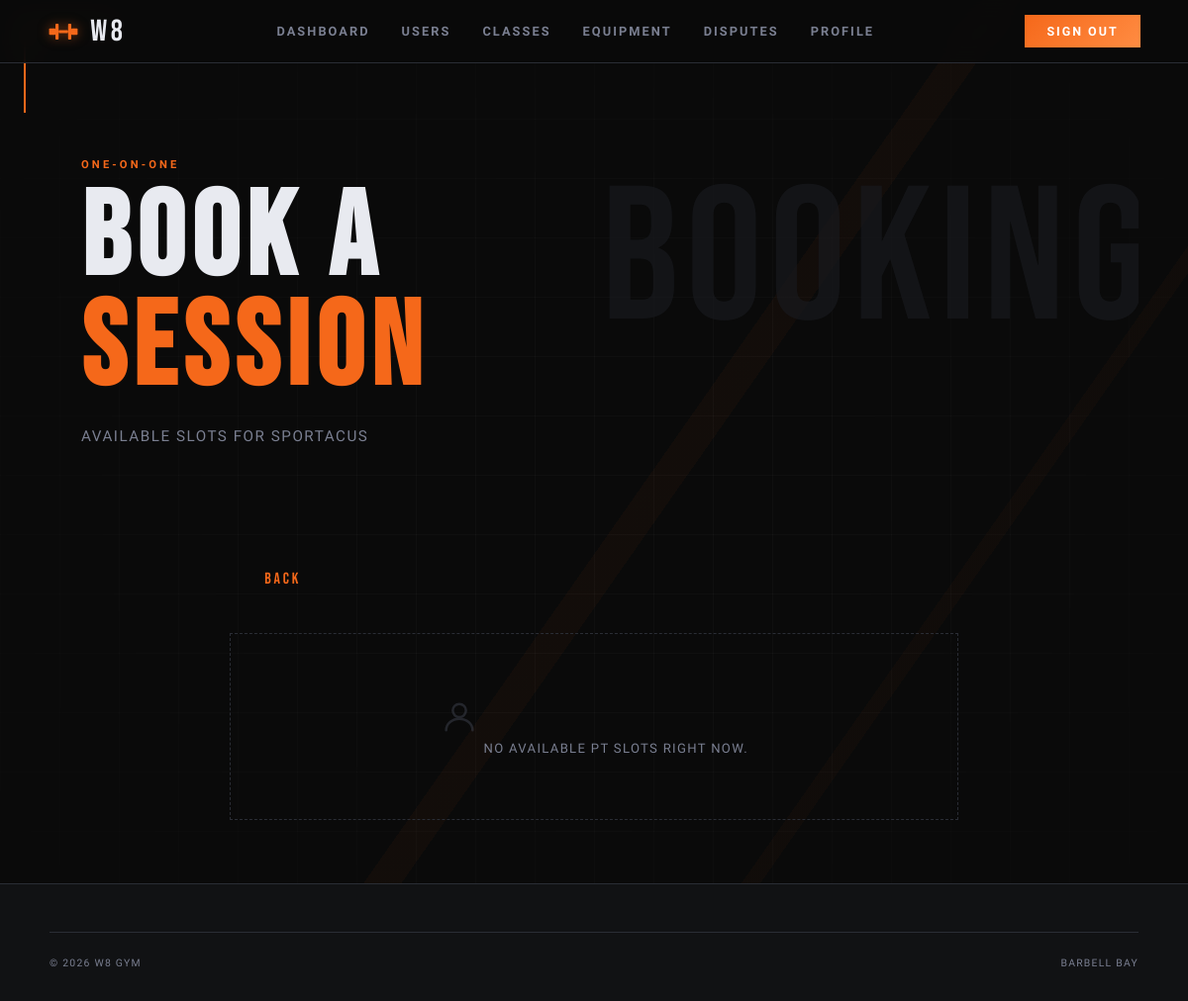
The page /pages/pt_bookings.php?trainer_id=3 (signed in) on the database as committed earlier.
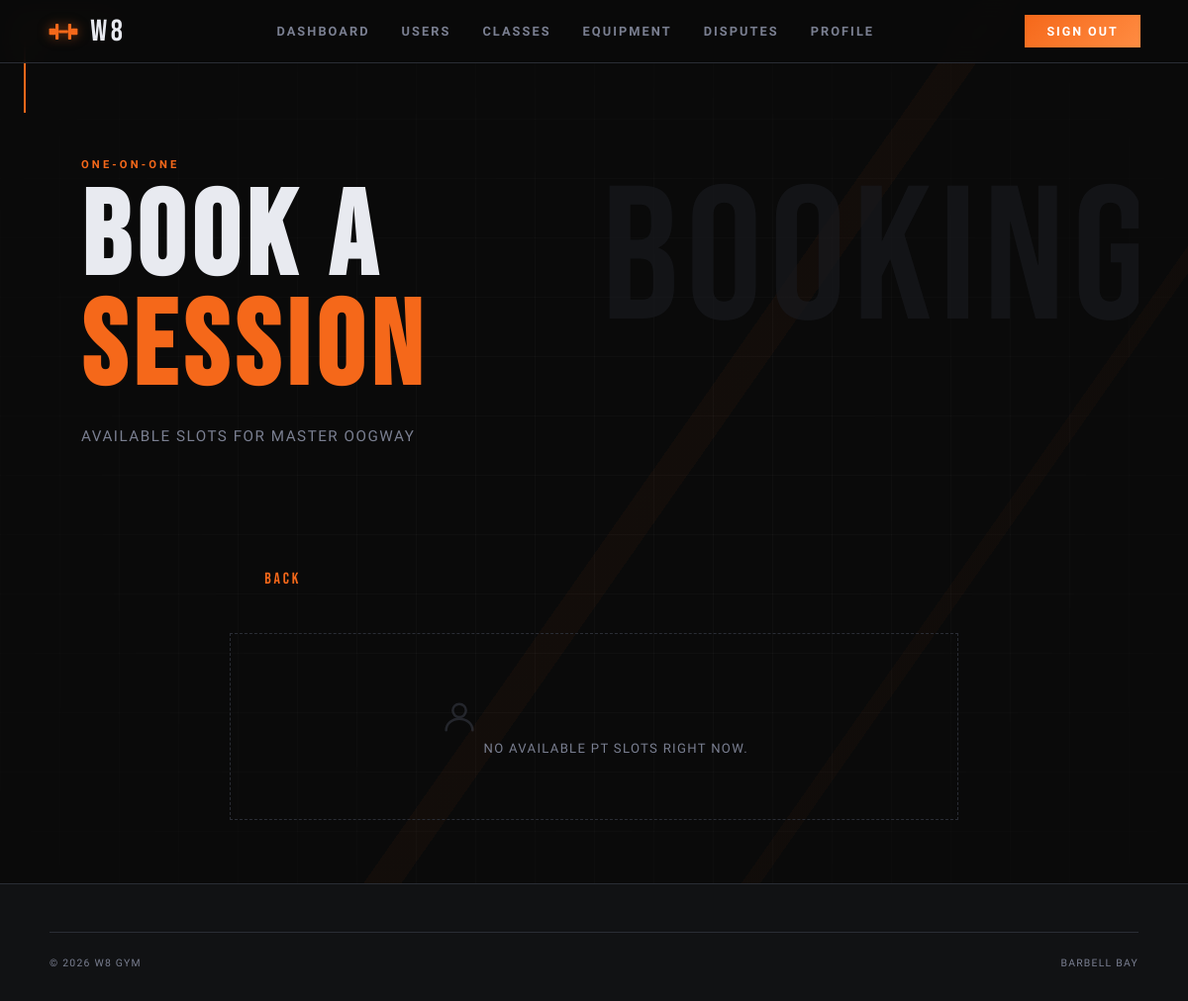
The same page on the database as committed later.
### tables this page shows
CREATE TABLE trainer_profiles (
  user_id          INTEGER PRIMARY KEY,
  bio              TEXT    DEFAULT NULL,
  specialty        TEXT    DEFAULT NULL
                           CHECK (specialty IN (
                             'strength','cardio','yoga',
                             'crossfit','pilates','martial_arts','nutrition'
                           ) OR specialty IS NULL),
  certifications   TEXT    DEFAULT NULL,
  years_experience INTEGER DEFAULT 0,
  FOREIGN KEY (user_id) REFERENCES users(id) ON DELETE CASCADE
);

CREATE TABLE users (
  id             INTEGER PRIMARY KEY AUTOINCREMENT,
  username       TEXT    NOT NULL UNIQUE,
  email          TEXT    NOT NULL UNIQUE,
  password_hash  TEXT    NOT NULL,
  first_name     TEXT    NOT NULL,
  last_name      TEXT    NOT NULL,
  phone          TEXT    DEFAULT NULL,
  date_of_birth  TEXT    DEFAULT NULL,   -- ISO-8601: YYYY-MM-DD
  photo_path     TEXT    DEFAULT NULL,   -- stored relative path
  role           TEXT    NOT NULL DEFAULT 'member'
                         CHECK (role IN ('member','trainer','admin')),
  is_active      INTEGER NOT NULL DEFAULT 1,
  created_at     TEXT    NOT NULL DEFAULT (datetime('now')),
  updated_at     TEXT    NOT NULL DEFAULT (datetime('now'))
  -- NOTE: update updated_at via UPDATE trigger or in application code
);

### config/session.php (called while the page is built, shortened)
<?php
function current_user(): ?array {
    return $_SESSION['user'] ?? null;
}
function require_login(string $redirect = '../pages/sign_in.php'): array {
    $user = current_user();
    return $user;
}

### pages/pt_bookings.php (the view, shortened to what this page needs)
<?php
require_once __DIR__ . '/../config/session.php';
$user = require_login();
$db = get_db();
$role = $user['role'];
$trainer_id = (int)($_GET['trainer_id'] ?? 0);
$trainer = null;
$slots = [];
$back_href = 'trainers.php';
if ($trainer_id > 0) {
    $stmt = $db->prepare('SELECT users.id, first_name, last_name, photo_path, specialty FROM users LEFT JOIN trainer_profiles ON users.id = trainer_profiles.user_id WHERE users.id = ? AND role = "trainer"');
    $stmt->execute([$trainer_id]);
    $trainer = $stmt->fetch();
    if ($trainer) {
        $back_href = 'trainer_profile.php?id=' . $trainer['id'];
        $stmt2 = $db->prepare(
            'SELECT pa.id, pa.start_time, pa.end_time, pa.is_booked,
                    u.first_name, u.last_name
             FROM pt_availability pa
             JOIN users u ON u.id = pa.trainer_id
             WHERE pa.trainer_id = ?
               AND pa.is_booked = 0
               AND pa.start_time > datetime("now")
             ORDER BY pa.start_time ASC'
        );
        $stmt2->execute([$trainer_id]);
        $slots = $stmt2->fetchAll();
    }
}
?>
<!doctype html>
<html lang="en">
<head>
  <link rel="stylesheet" href="../css/base.css">
  <link rel="stylesheet" href="../css/components.css">
  <link rel="stylesheet" href="../css/trainers.css">
</head>
<body>
  <div class="bg-fixed bg-grid"></div>
  <div class="bg-fixed bg-diagonal"></div>
  <span class="corner corner--tl"></span>
  <?php $current_page = 'trainers'; require_once __DIR__ . '/../includes/nav.php'; ?>
  <main>
    <header class="page-header">
      <div class="page-header__inner">
        <div class="tag">One-on-One</div>
        <h1 class="page-header__title">Book a<br><span>Session</span></h1>
        <?php if ($trainer): ?>
          <p class="page-header__sub">Available slots for <?= htmlspecialchars($trainer['first_name'] . ' ' . $trainer['last_name'], ENT_QUOTES, 'UTF-8') ?></p>
        <?php else: ?>
          <p class="page-header__sub">Available PT slots from all trainers.</p>
        <?php endif; ?>
      </div>
      <div class="page-header__deco">BOOKING</div>
    </header>
    <section class="trainers-layout" style="padding-top: 2rem; max-width: 800px; margin: 0 auto;">
      <?php if ($trainer_id > 0 && !$trainer): ?>
        <div class="trainers-empty">
          Trainer not found. <a href="trainers.php" style="color: var(--accent);">Return to Trainers</a>
        </div>
      <?php else: ?>
        <div style="margin-bottom: 2rem;">
          <a href="<?= htmlspecialchars($back_href, ENT_QUOTES, 'UTF-8') ?>" class="btn btn-secondary">Back</a>
        </div>
        <?php if (empty($slots)): ?>
          <div class="trainers-empty">
            <svg class="trainers-empty__icon" viewBox="0 0 24 24" fill="none">
              <circle cx="12" cy="8" r="4" stroke="currentColor" stroke-width="1.5"/>
              <path d="M4 20c0-4 3.582-7 8-7s8 3 8 7" stroke="currentColor" stroke-width="1.5" stroke-linecap="round"/>
            </svg>
            No available PT slots right now.
          </div>
        <?php endif; ?>
      <?php endif; ?>
    </section>
  </main>
  <footer>
    <div class="footer-inner">
      <div class="footer-bottom">
        <span>&copy; 2026 W8 Gym</span>
        <span>Barbell Bay</span>
      </div>
    </div>
  </footer>
</body>
</html>

### includes/nav.php (shortened to what this page needs)
<?php
$current_page = $current_page ?? '';
$role = $role ?? null;
$base_path = $base_path ?? '../';
$is_active = function($page) use ($current_page) {
    return $current_page === $page ? 'nav-link--active' : '';
};
?>
<nav>
  <a href="<?= $base_path ?>index.php" class="nav-brand">
    <span>W8</span>
  </a>
  <div class="nav-links">
    <?php if ($role): ?>
      <a href="<?= $base_path ?>pages/dashboard.php" class="<?= $is_active('dashboard') ?>">Dashboard</a>
    <?php endif; ?>
    <?php if ($role === 'member'): ?>
      <a href="<?= $base_path ?>pages/equipment.php" class="<?= $is_active('equipment') ?>">Equipment</a>
      <a href="<?= $base_path ?>pages/trainers.php" class="<?= $is_active('trainers') ?>">Trainers</a>
    <?php elseif ($role === 'trainer'): ?>
      <a href="<?= $base_path ?>pages/my_schedule.php" class="<?= $is_active('my_schedule') ?>">My Schedule</a>
      <a href="<?= $base_path ?>pages/my_roster.php" class="<?= $is_active('my_roster') ?>">Roster</a>
    <?php elseif ($role === 'admin'): ?>
      <a href="<?= $base_path ?>pages/admin_users.php" class="<?= $is_active('admin_users') ?>">Users</a>
      <a href="<?= $base_path ?>pages/admin_classes.php" class="<?= $is_active('admin_classes') ?>">Classes</a>
      <a href="<?= $base_path ?>pages/admin_equipment.php" class="<?= $is_active('admin_equipment') ?>">Equipment</a>
      <a href="<?= $base_path ?>pages/admin_disputes.php" class="<?= $is_active('admin_disputes') ?>">Disputes</a>
    <?php endif; ?>
    <?php if ($role): ?>
      <a href="<?= $base_path ?>pages/profile.php" class="<?= $is_active('profile') ?>">Profile</a>
    <?php else: ?>
      <a href="<?= $base_path ?>pages/sign_in.php" class="nav-mobile-auth" style="display:none;">Sign In</a>
      <a href="<?= $base_path ?>pages/register.php" class="nav-mobile-auth" style="display:none;">Register</a>
    <?php endif; ?>
  </div>
  <?php if ($role): ?>
    <a href="<?= $base_path ?>actions/do_logout.php" class="nav-cta nav-desktop-auth">Sign Out</a>
  <?php endif; ?>
</nav>

### css/base.css (style rules this page uses)
:root { --color-black: #0a0a0a; --color-dark: #111214; --color-steel: #1a1c21; --color-border: #2a2d35; --color-muted: #3e424f; --color-text: #e8eaf0; --color-subtle: #7a7f91; --color-accent: #f5681a; --color-accent2: #ff8c42; --color-glow: rgba(245, 104, 26, 0.18); --grad-accent: linear-gradient(135deg, var(--color-accent) 0%, var(--color-accent2) 100%); --radius-card: 2px; --radius-field: 2px; --transition: 0.22s cubic-bezier(0.4, 0, 0.2, 1); --font-display: 'Bebas Neue', sans-serif; --font-ui: 'Barlow Condensed', sans-serif; --font-body: 'Barlow', sans-serif; --fd: var(--font-display); --fu: var(--font-ui); --fb: var(--font-body); --t: var(--transition); --accent: var(--color-accent); --accent2: var(--color-accent2); --subtle: var(--color-subtle); --border: var(--color-border); --steel: var(--color-steel); --dark: var(--color-dark); --text: var(--color-text); --grad: var(--grad-accent); }
*, *::before, *::after { box-sizing: border-box; margin: 0; padding: 0; }
html { font-size: 16px; scroll-behavior: smooth; }
body { min-height: 100vh; background: var(--color-black); color: var(--color-text); font-family: var(--font-body); overflow-x: hidden; }
a { color: var(--color-accent); text-decoration: none; transition: color var(--transition); }

### css/trainers.css (style rules this page uses)
.trainers-layout { position: relative; z-index: 10; max-width: 1200px; margin: 0 auto; padding: 6rem 2rem 4rem; }
.trainers-empty { text-align: center; padding: 4rem 2rem; color: var(--color-subtle); font-family: var(--font-ui); font-size: 0.82rem; letter-spacing: 0.1em; text-transform: uppercase; border: 1px dashed var(--color-border); }
.trainers-empty__icon { width: 40px; height: 40px; color: var(--color-muted); margin: 0 auto 1rem; opacity: 0.5; }

Rows that differ between the two databases and show on the page:
changed trainer_profiles: user_id.last_name "SPORTACUS" → "MASTER OOGWAY"
